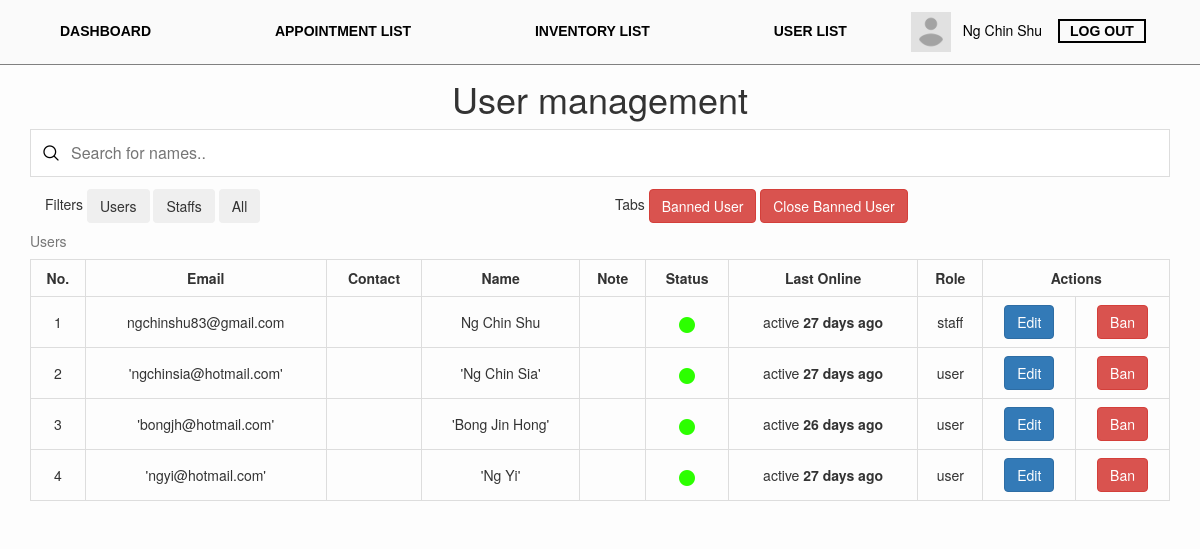
Screenshot of /staff/user.php (signed in) with the database file from the repository.
### tables this page shows
CREATE TABLE `users` (
  `image_path` varchar(100) DEFAULT NULL,
  `userId` int(11) NOT NULL,
  `email` varchar(100) NOT NULL,
  `contact` varchar(100) NOT NULL,
  `password` varchar(100) DEFAULT NULL,
  `name` varchar(150) NOT NULL,
  `role` varchar(20) NOT NULL,
  `note` varchar(200) DEFAULT NULL,
  `lastSignIn` date DEFAULT NULL,
  `forgotPasswordId` varchar(32) DEFAULT NULL,
  `banned` varchar(10) DEFAULT NULL,
  `bannedDate` date DEFAULT NULL,
  `bannedReason` varchar(255) DEFAULT NULL,
  `bannedDuration` int(10) DEFAULT NULL
);

### staff/user.php (the view, shortened to what this page needs)
<?php include "../db_connect.php"; ?>
<!DOCTYPE html>
<html lang="en">
  <head>
    <link rel="stylesheet" type="text/css" href="../font/flaticon.css"/>
    <link rel="stylesheet" href="https://maxcdn.bootstrapcdn.com/bootstrap/3.4.0/css/bootstrap.min.css">
    <link rel="stylesheet" href="https://cdnjs.cloudflare.com/ajax/libs/font-awesome/4.7.0/css/font-awesome.min.css">
    <link rel="stylesheet" type="text/css" href="../style.css">
  </head>
  <body>
      <?php include "../navigationBar.php" ?>
    <div class="container">
      <h1 class="display-4 text-center">User management</h1>
      <input type="text" id="userInput" onkeyup="searchUser()" placeholder="Search for names..">
      <div class="col-lg-6 col-xs-6">Filters <button type="button" onclick="filterUsers()" class="btn btn-light">Users</button> <button type="button" onclick="filterStaffs()" class="btn btn-light">Staffs</button> <button type="button" onclick="filterAll()" class="btn btn-light">All</button></div>
        <div class="col-lg-6 col-xs-6"> Tabs <button type="button" onclick="showBannedUser()" class="btn btn-danger">Banned User</button> <button type="button" onclick="hideBannedUser()" class="btn btn-danger">Close Banned User</button></div>
      <tbody>
        <table class="table table-bordered ttb" id="userTable">
          <caption>Users</caption>
          <tr>
            <th>No.
            </th>
            <th>Email
            </th>
            <th>Contact
            </th>
            <th>Name
            </th>
            <th>Note
            </th>
            <th>Status
            </th>
            <th>Last Online
            </th>
            <th>Role
            </th>
            <th colspan="2">Actions
            </th>
          </tr>
          <?php
            $query = "SELECT * FROM users WHERE banned IS NULL";
            $data = $conn->query($query);
            $data->execute();
            $userNo = 0;
            foreach($data as $row)
            {
              $lastSignIn = $row['lastSignIn'];
              $today = date("Y-m-d");
              $dateToday = strtotime("$today");
              $dateLastSignIn = strtotime("$lastSignIn");
              $days = ($dateToday - $dateLastSignIn)/60/60/24;
              if ($days <= 30){
                $src = "../images/active-icon.png";
              }
              if($days > 1){
                $show = $days . " days ago";
              }
              $userNo ++;
              $id = $row['userId'];
              echo "<tr><td>" . $userNo . "</td><td>" . $row['email'] . "</td><td>" . $row['contact'] . "</td><td>" . $row['name'] . "</td><td>" . $row ['note'] . "</td><td>" . "<img src='$src' alt='$src'/>" . "</td><td>" . "active <b>" . $show . "</b>" . "</td><td>" . $row['role'] . "</td><td><form method='post' onsubmit='return confirm(\"Are you sure you want to perform this action?\");'>" . "<button type='submit' class='btn btn-primary' name='idEdit' onclick='openUserEdit()' value ='$id'>Edit</button></form></td><td><form method='post' onsubmit='return confirm(\"Ban this user?\");'><button type='submit' class='btn btn-danger' name='idBan' value ='$id'>Ban</button></form></td>" . "</tr>";
            }
            ?>
        </table>
      </tbody>
    </div>
  </body>
</html>

### style.css (style rules this page uses)
html { scroll-behavior: smooth; }
html, body { margin: 0; padding: 0; }
body { background-color: #fdfdfd; }
.display-4 { font-family: "Helvetica Neue",Helvetica,Arial,sans-serif; }
h1.display-4 { margin-top:14px; font-size: 36px; }
.ttb, .ttb th { text-align:center; }
.ttb > tbody > tr > td { vertical-align: middle; }
#userInput { background-image: url('images/magnifying-glass.png'); background-position: 12px 15px; background-repeat: no-repeat; width: 100%; font-size: 16px; padding: 12px 20px 12px 40px; border: 1px solid #ddd; margin-bottom: 12px; }

### rows the page displays
users: email "ngchinshu83@gmail.com", name "Ng Chin Shu", lastSignIn "27 days ago", role "staff"
users: email "'ngchinsia@hotmail.com'", name "'Ng Chin Sia'", lastSignIn "27 days ago", role "user"
users: email "'bongjh@hotmail.com'", name "'Bong Jin Hong'", lastSignIn "26 days ago", role "user"
users: email "'ngyi@hotmail.com'", name "'Ng Yi'", lastSignIn "27 days ago", role "user"

### other values shown
$_SESSION["name"] "Ng Chin Shu"
